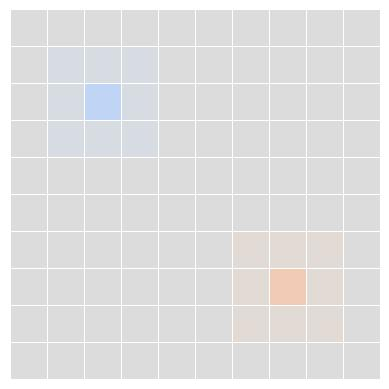
#> input picture SSIM/HeatMap1.jpg, 389 x 389 px
$ python ssim.py   (older library calls are emulated)
#> lines starting #> are read from the running program, lines starting #| are printed output that depends on the picture; long printed decimals are rounded
from PIL import Image
from numpy import average, dot, linalg
import cv2 as cv
import numpy as np


def get_thum(image, size=(64, 64), greyscale=False):
    image = image.resize(size, Image.ANTIALIAS)
    if greyscale:
        image = image.convert('L')
    return image


def image_similarity_vectors_via_numpy(image1, image2):
    image1 = get_thum(image1)
    image2 = get_thum(image2)
    images = [image1, image2]
    vectors = []
    norms = []
    for image in images:
        vector = []
        for pixel_tuple in image.getdata():
            vector.append(average(pixel_tuple))
        vectors.append(vector)
        norms.append(linalg.norm(vector, 2))
    a, b = vectors
    a_norm, b_norm = norms
    res = dot(a / a_norm, b / b_norm)
    return res


def random_noise(image, noise_num):
    img = cv.imread(image)
    img_noise = img
    rows, cols, chn = img_noise.shape
    for i in range(noise_num):
        x = np.random.randint(0, rows)
        y = np.random.randint(0, cols)
        img_noise[x, y, :] = 255
    return img_noise


origin_image = Image.open('HeatMap1.jpg')
#> origin_image is the input picture: PIL image 389x389 RGB; mean R, G, B 224.9, 224.5, 224.7
test_image = Image.open('HeatMap3.jpg')
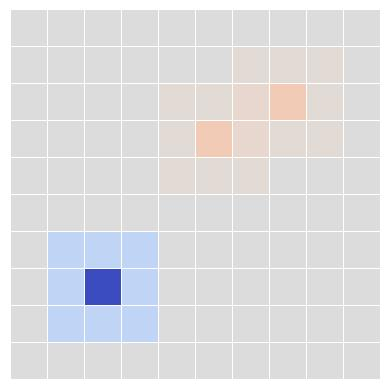
#> input picture SSIM/HeatMap3.jpg, 389 x 389 px
#> test_image is the input picture: PIL image 389x389 RGB; mean R, G, B 222.7, 222.6, 224.7
print("_____________________________原始图片相似度_____________________________________")
cosin = image_similarity_vectors_via_numpy(origin_image, test_image)
#> the loop in image_similarity_vectors_via_numpy, `for image in images:` made 2 passes
#> after the loop in image_similarity_vectors_via_numpy, `for image in images:`: norms = [14383.8, 14312.6]; vectors = 2 items
#> in image_similarity_vectors_via_numpy, `a, b = vectors`: a = 4096 values, max 255 at index 0, min 205.7 at index 2925, mean 224.5; b = 4096 values, max 255 at index 0, min 99 at index 2898, mean 223.2
#> in image_similarity_vectors_via_numpy, `a_norm, b_norm = norms`: a_norm = 14383.8; b_norm = 14312.6
#> in image_similarity_vectors_via_numpy, `res = dot(a / a_norm, b / b_norm)`: res = 0.999
#> cosin = 0.999
print('图片余弦相似度', cosin)
#| 图片余弦相似度 0.999

print("_____________________________图片旋转90度相似度_____________________________________")
rotate90_img = origin_image.rotate(90)
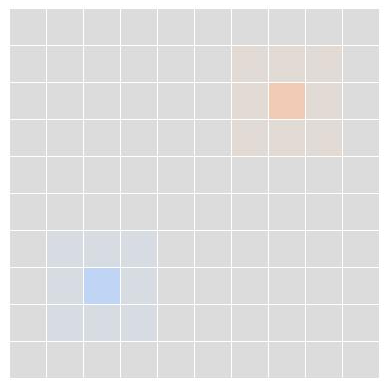
#> rotate90_img: PIL image 389x389 RGB; mean R, G, B 224.9, 224.5, 224.7
# rotate90_img.show()
cosin2 = image_similarity_vectors_via_numpy(rotate90_img, test_image)
#> the loop in image_similarity_vectors_via_numpy (call 2), `for image in images:` made 2 passes
#> cosin2 = 0.999
print('图片旋转90度余弦相似度', cosin2)
#| 图片旋转90度余弦相似度 0.999
print("_____________________________图片旋转180度相似度_____________________________________")
rotate180_img = origin_image.rotate(180)
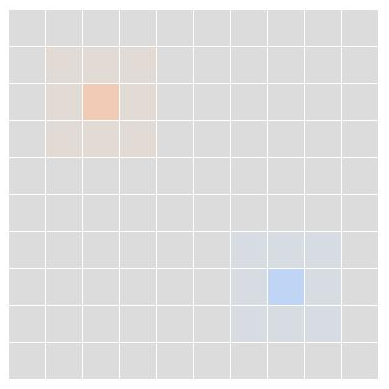
#> rotate180_img: PIL image 389x389 RGB; mean R, G, B 224.9, 224.5, 224.7
# rotate180_img.show()
cosin3 = image_similarity_vectors_via_numpy(rotate180_img, test_image)
#> cosin3 = 0.999
print('图片旋转90度余弦相似度', cosin3)
#| 图片旋转90度余弦相似度 0.9989

print("_____________________________图片旋转270度相似度_____________________________________")
rotate270_img = origin_image.rotate(270)
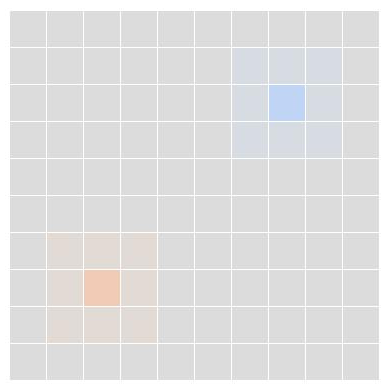
#> rotate270_img: PIL image 389x389 RGB; mean R, G, B 224.9, 224.5, 224.7
# rotate270_img.show()
cosin4 = image_similarity_vectors_via_numpy(rotate270_img, test_image)
#> cosin4 = 0.999
print('图片旋转120度余弦相似度', cosin4)
#| 图片旋转120度余弦相似度 0.9992

cv.waitKey(0)
